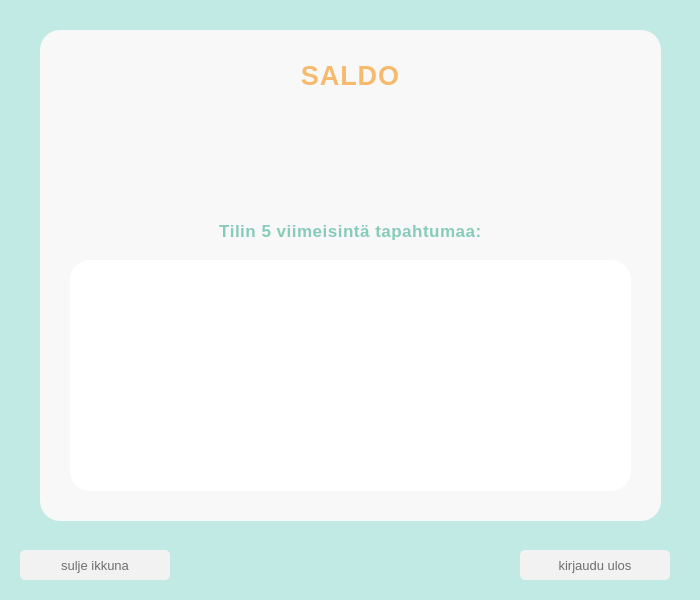
<?xml version="1.0" encoding="UTF-8"?>
<ui version="4.0">
 <class>showAccountBalance</class>
 <widget class="QDialog" name="showAccountBalance">
  <property name="geometry">
   <rect>
    <x>0</x>
    <y>0</y>
    <width>700</width>
    <height>600</height>
   </rect>
  </property>
  <property name="minimumSize">
   <size>
    <width>607</width>
    <height>555</height>
   </size>
  </property>
  <property name="windowTitle">
   <string>Dialog</string>
  </property>
  <property name="styleSheet">
   <string notr="true">background-color: rgb(192, 234, 227);
color: rgb(110,110,110);
text-transform: uppercase;
</string>
  </property>
  <property name="windowFilePath">
   <string/>
  </property>
  <widget class="QWidget" name="horizontalLayoutWidget">
   <property name="geometry">
    <rect>
     <x>30</x>
     <y>640</y>
     <width>731</width>
     <height>81</height>
    </rect>
   </property>
   <layout class="QHBoxLayout" name="horizontalLayout">
    <item>
     <spacer name="horizontalSpacer">
      <property name="orientation">
       <enum>Qt::Horizontal</enum>
      </property>
      <property name="sizeHint" stdset="0">
       <size>
        <width>40</width>
        <height>20</height>
       </size>
      </property>
     </spacer>
    </item>
   </layout>
  </widget>
  <widget class="QLabel" name="TxtLabel_tilitapahtumat">
   <property name="geometry">
    <rect>
     <x>70</x>
     <y>260</y>
     <width>561</width>
     <height>231</height>
    </rect>
   </property>
   <property name="maximumSize">
    <size>
     <width>561</width>
     <height>231</height>
    </size>
   </property>
   <property name="font">
    <font>
     <pointsize>10</pointsize>
    </font>
   </property>
   <property name="styleSheet">
    <string notr="true">background-color: rgb(255,255,255);
border-radius: 20px;</string>
   </property>
   <property name="text">
    <string/>
   </property>
   <property name="alignment">
    <set>Qt::AlignCenter</set>
   </property>
  </widget>
  <widget class="QPushButton" name="nappi_kirjaudu_ulos">
   <property name="geometry">
    <rect>
     <x>520</x>
     <y>550</y>
     <width>150</width>
     <height>30</height>
    </rect>
   </property>
   <property name="font">
    <font>
     <pointsize>10</pointsize>
    </font>
   </property>
   <property name="styleSheet">
    <string notr="true">background-color: rgb(242,242,242);
border-radius: 5px;</string>
   </property>
   <property name="text">
    <string>kirjaudu ulos</string>
   </property>
  </widget>
  <widget class="QPushButton" name="nappi_sulje_ikkuna">
   <property name="geometry">
    <rect>
     <x>20</x>
     <y>550</y>
     <width>150</width>
     <height>30</height>
    </rect>
   </property>
   <property name="font">
    <font>
     <pointsize>10</pointsize>
    </font>
   </property>
   <property name="styleSheet">
    <string notr="true">background-color: rgb(242,242,242);
border-radius: 5px;</string>
   </property>
   <property name="text">
    <string>sulje ikkuna</string>
   </property>
  </widget>
  <widget class="QWidget" name="widget" native="true">
   <property name="geometry">
    <rect>
     <x>40</x>
     <y>30</y>
     <width>621</width>
     <height>491</height>
    </rect>
   </property>
   <property name="styleSheet">
    <string notr="true">background-color: rgb(248,248,248);
border-radius: 20px;</string>
   </property>
   <widget class="QLabel" name="label_saldo_otsikko">
    <property name="geometry">
     <rect>
      <x>20</x>
      <y>20</y>
      <width>581</width>
      <height>51</height>
     </rect>
    </property>
    <property name="font">
     <font>
      <pointsize>20</pointsize>
      <bold>true</bold>
     </font>
    </property>
    <property name="styleSheet">
     <string notr="true">color: rgb(246, 186, 111);
background-color: rgb(248,248,248);
letter-spacing: 1px;</string>
    </property>
    <property name="text">
     <string>SALDO</string>
    </property>
    <property name="alignment">
     <set>Qt::AlignCenter</set>
    </property>
   </widget>
   <widget class="QLabel" name="TxtLabel_omistajan_tiedot">
    <property name="geometry">
     <rect>
      <x>40</x>
      <y>80</y>
      <width>540</width>
      <height>60</height>
     </rect>
    </property>
    <property name="maximumSize">
     <size>
      <width>540</width>
      <height>60</height>
     </size>
    </property>
    <property name="font">
     <font>
      <pointsize>10</pointsize>
     </font>
    </property>
    <property name="styleSheet">
     <string notr="true">background-color: rgb(248,248,248);</string>
    </property>
    <property name="text">
     <string/>
    </property>
    <property name="alignment">
     <set>Qt::AlignCenter</set>
    </property>
   </widget>
   <widget class="QLabel" name="label">
    <property name="geometry">
     <rect>
      <x>60</x>
      <y>180</y>
      <width>501</width>
      <height>41</height>
     </rect>
    </property>
    <property name="font">
     <font>
      <pointsize>13</pointsize>
      <bold>true</bold>
     </font>
    </property>
    <property name="styleSheet">
     <string notr="true">background-color: rgb(248,248,248);
letter-spacing: 0.5px;
color: rgb(135, 203, 185);</string>
    </property>
    <property name="text">
     <string>Tilin 5 viimeisintä tapahtumaa:</string>
    </property>
    <property name="alignment">
     <set>Qt::AlignCenter</set>
    </property>
   </widget>
  </widget>
  <zorder>widget</zorder>
  <zorder>TxtLabel_tilitapahtumat</zorder>
  <zorder>horizontalLayoutWidget</zorder>
  <zorder>nappi_kirjaudu_ulos</zorder>
  <zorder>nappi_sulje_ikkuna</zorder>
 </widget>
 <resources/>
 <connections/>
</ui>
